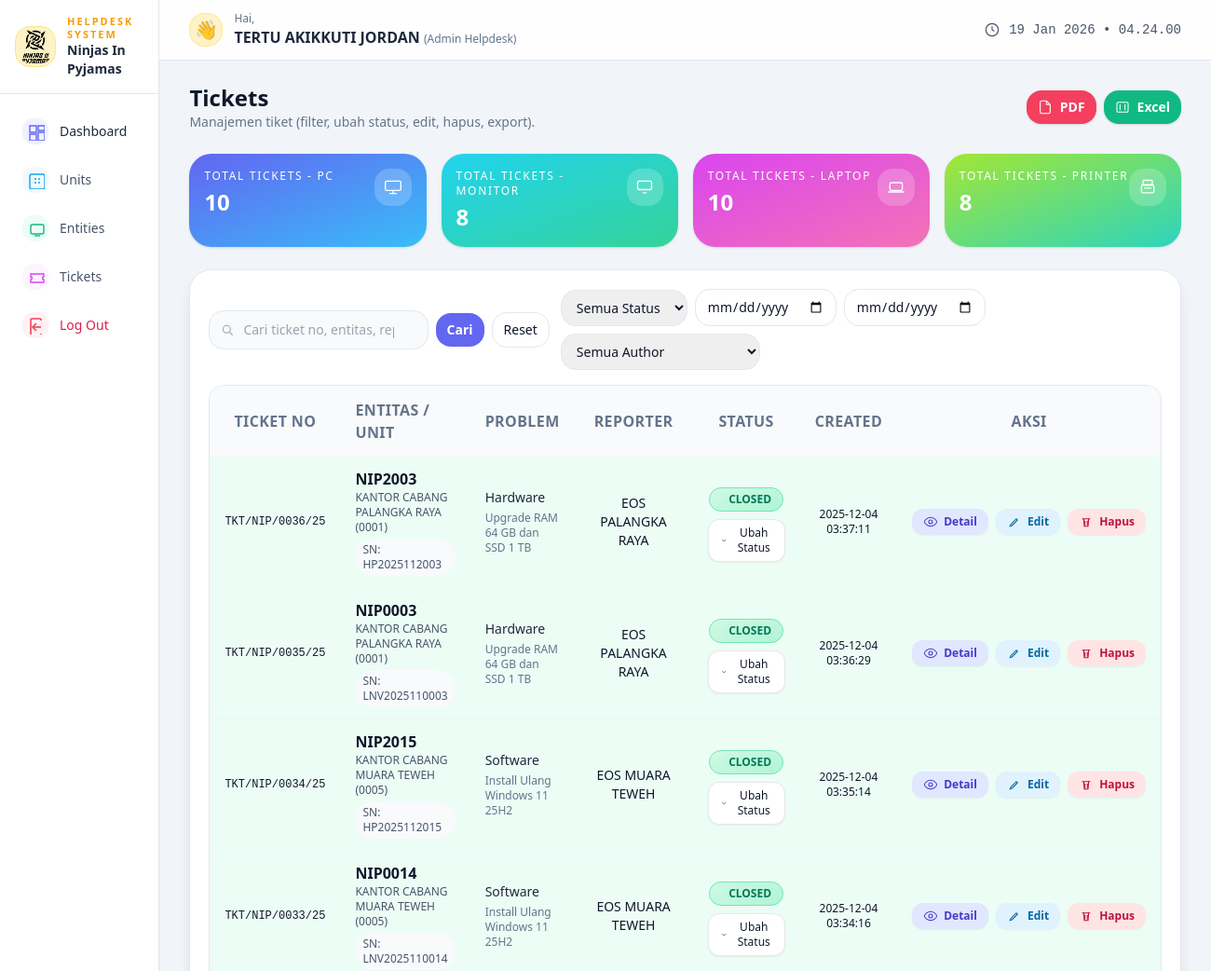
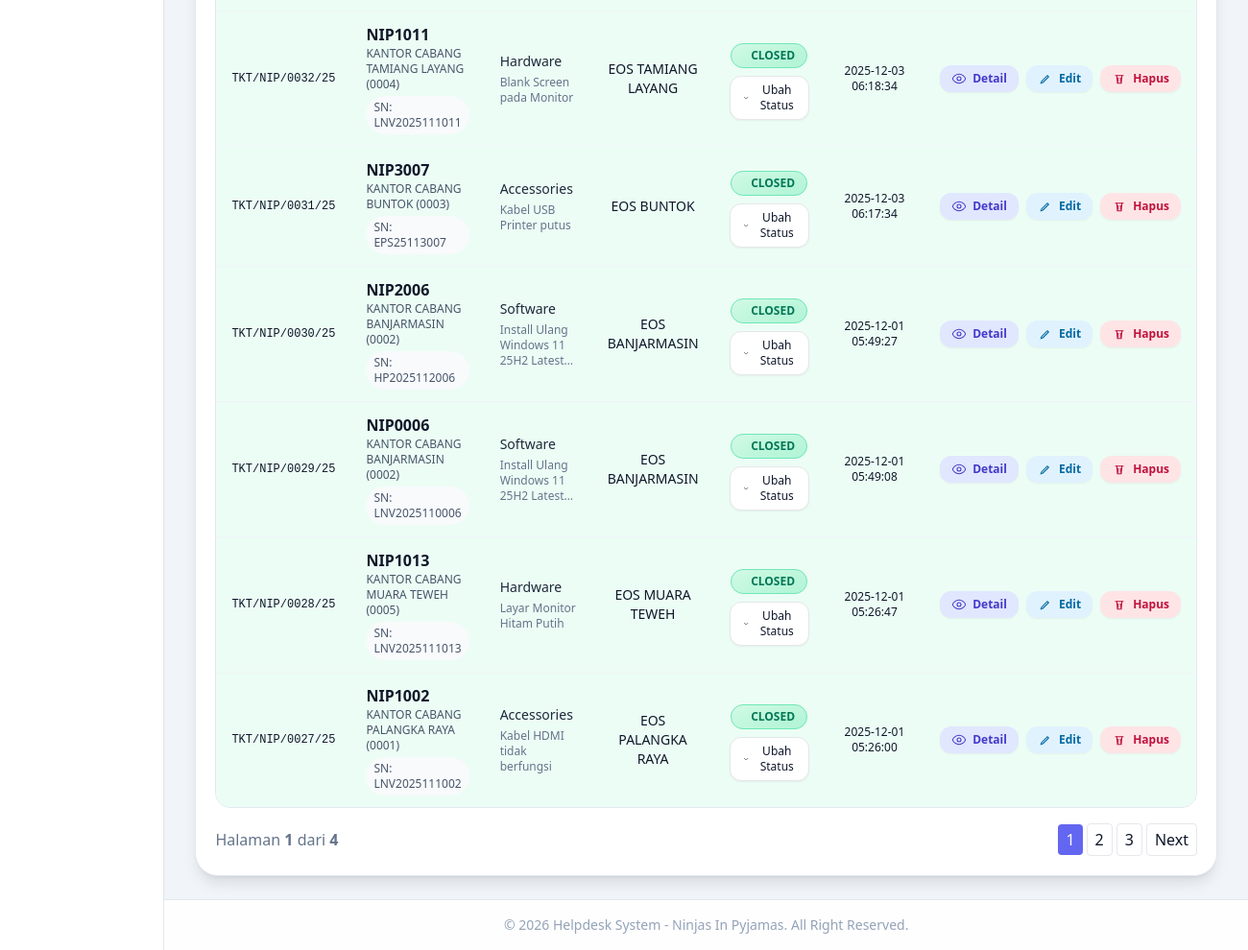
Screenshot of /admin/tickets.php (signed in) with the database file from the repository (2 pictures, top to bottom).
### tables this page shows
CREATE TABLE `tickets` (
  `id` int(10) UNSIGNED NOT NULL,
  `ticket_no` varchar(40) NOT NULL,
  `reporter_id` int(10) UNSIGNED NOT NULL,
  `unit_id` int(10) UNSIGNED NOT NULL,
  `entity_id` int(10) UNSIGNED NOT NULL,
  `problem_type` enum('software','hardware','internet','accessories') NOT NULL,
  `problem_detail` text NOT NULL,
  `phone_number` varchar(30) DEFAULT NULL,
  `status` enum('open','waiting','confirmed','closed','cancelled') NOT NULL DEFAULT 'open',
  `action_taken` text DEFAULT NULL,
  `close_remarks` text DEFAULT NULL,
  `close_date` datetime DEFAULT NULL,
  `created_at` timestamp NOT NULL DEFAULT current_timestamp(),
  `updated_at` timestamp NOT NULL DEFAULT current_timestamp() ON UPDATE current_timestamp()
);

CREATE TABLE `entities` (
  `id` int(10) UNSIGNED NOT NULL,
  `unit_id` int(10) UNSIGNED NOT NULL,
  `nama_pengguna` varchar(150) DEFAULT NULL,
  `nama_entitas` varchar(200) NOT NULL,
  `serial_number` varchar(150) DEFAULT NULL,
  `tipe_entitas` varchar(100) DEFAULT NULL,
  `brand` varchar(100) DEFAULT NULL,
  `jumlah_ticket` int(10) UNSIGNED NOT NULL DEFAULT 0,
  `created_at` timestamp NOT NULL DEFAULT current_timestamp(),
  `updated_at` timestamp NOT NULL DEFAULT current_timestamp() ON UPDATE current_timestamp()
);

CREATE TABLE `units` (
  `id` int(10) UNSIGNED NOT NULL,
  `unit_id` varchar(50) NOT NULL,
  `nama_unit` varchar(200) NOT NULL,
  `alamat` text DEFAULT NULL,
  `kab_kota` varchar(100) DEFAULT NULL,
  `provinsi` varchar(100) DEFAULT NULL,
  `tat_target` int(10) UNSIGNED DEFAULT NULL,
  `entity_count` int(10) UNSIGNED NOT NULL DEFAULT 0,
  `created_at` timestamp NOT NULL DEFAULT current_timestamp(),
  `updated_at` timestamp NOT NULL DEFAULT current_timestamp() ON UPDATE current_timestamp()
);

CREATE TABLE `users` (
  `id` int(10) UNSIGNED NOT NULL,
  `fullname` varchar(150) NOT NULL,
  `username` varchar(80) NOT NULL,
  `password` varchar(255) NOT NULL,
  `role` enum('admin','project','engineer') NOT NULL DEFAULT 'engineer',
  `status` tinyint(1) NOT NULL DEFAULT 1,
  `created_at` timestamp NOT NULL DEFAULT current_timestamp(),
  `updated_at` timestamp NOT NULL DEFAULT current_timestamp() ON UPDATE current_timestamp()
);

### public/admin/tickets.php (the view, shortened to what the rows shown need)
<?php
$pdo = db();
$page = max(1, (int)($_GET['page'] ?? 1));
$perPage = 10;
$fromSql = "FROM tickets t
    LEFT JOIN users u_reporter ON t.reporter_id = u_reporter.id
    LEFT JOIN entities e ON t.entity_id = e.id
    LEFT JOIN units un ON t.unit_id = un.id
    WHERE 1=1
";
$offset = ($page - 1) * $perPage;
$dataSql = "SELECT
    t.id, t.ticket_no, t.reporter_id, t.problem_type, t.problem_detail, t.phone_number,
    t.status, t.action_taken, t.close_remarks, t.close_date, t.created_at,
    u_reporter.fullname AS reporter_name,
    e.nama_entitas, e.tipe_entitas, e.brand, e.serial_number,
    un.unit_id AS unit_kode, un.nama_unit AS unit_nama
    " . $fromSql . "
    ORDER BY t.created_at DESC
    LIMIT :limit OFFSET :offset
";
$dataStmt = $pdo->prepare($dataSql);
$dataStmt->bindValue(':limit', $perPage, PDO::PARAM_INT);
$dataStmt->bindValue(':offset', $offset, PDO::PARAM_INT);
$dataStmt->execute();
$tickets = $dataStmt->fetchAll();
?>
<!DOCTYPE html>
<html lang="id">
<head>
    <script src="https://cdn.tailwindcss.com"></script>
</head>
<body class="min-h-screen bg-slate-100 text-slate-900 antialiased">
<div class="min-h-screen flex">
    <div class="flex-1 flex flex-col">
        <main class="flex-1 px-4 md:px-6 lg:px-8 py-6 space-y-6 fade-in-soft-delayed">
            <div class="flex items-center justify-between gap-4">
                <div>
                    <h1 class="text-xl md:text-2xl font-semibold">Tickets</h1>
                </div>
            </div>
            <section class="bg-white rounded-3xl shadow-lg border border-slate-200 p-4 md:p-5 space-y-4 fade-in-soft">
                <div class="overflow-x-auto rounded-2xl border border-slate-200">
                    <table class="min-w-full text-sm md:text-base">
                        <thead class="bg-slate-50">
                        <tr class="text-left text-slate-500 uppercase tracking-wide">
                            <th class="px-4 py-3.5 text-center">Ticket No</th>
                            <th class="px-4 py-3.5">Entitas / Unit</th>
                            <th class="px-4 py-3.5">Problem</th>
                            <th class="px-4 py-3.5 text-center">Reporter</th>
                            <th class="px-4 py-3.5 text-center">Status</th>
                            <th class="px-4 py-3.5 text-center">Created</th>
                            <th class="px-4 py-3.5 text-center">Aksi</th>
                        </tr>
                        </thead>
                        <tbody class="divide-y divide-slate-100">
                        <?php if (empty($tickets)): ?>
                            <tr><td colspan="7" class="px-4 py-6 text-center text-slate-500">Belum ada tiket yang sesuai filter.</td></tr>
                        <?php else: ?>
                            <?php
                            $glossyMap = [
                                'open'      => 'from-indigo-100 to-indigo-200 text-indigo-700 border-indigo-300',
                                'waiting'   => 'from-amber-100 to-amber-200 text-amber-700 border-amber-300',
                                'confirmed' => 'from-sky-100 to-sky-200 text-sky-700 border-sky-300',
                                'closed'    => 'from-emerald-100 to-emerald-200 text-emerald-700 border-emerald-300',
                                'cancelled' => 'from-rose-100 to-rose-200 text-rose-700 border-rose-300',
                            ];
                            $rowHighlight = [
                                'open'      => 'bg-amber-50 status-row-highlight',
                                'waiting'   => 'bg-amber-50 status-row-highlight',
                                'confirmed' => 'bg-sky-50 status-row-highlight',
                                'closed'    => 'bg-emerald-50 status-row-highlight',
                                'cancelled' => 'bg-rose-50 status-row-highlight',
                            ];
                            ?>
                            <?php foreach ($tickets as $row): ?>
                                <?php $status = $row['status'] ?? ''; ?>
                                <tr class="<?= htmlspecialchars($rowHighlight[$status] ?? '', ENT_QUOTES, 'UTF-8'); ?> hover:bg-white transition">
                                    <td class="px-4 py-3 text-center font-mono text-xs"><?= htmlspecialchars($row['ticket_no'], ENT_QUOTES, 'UTF-8'); ?></td>
                                    <td class="px-4 py-3">
                                        <div class="font-semibold"><?= htmlspecialchars($row['nama_entitas'] ?? '-', ENT_QUOTES, 'UTF-8'); ?></div>
                                        <div class="text-xs text-slate-600">
                                            <?= htmlspecialchars($row['unit_nama'] ? $row['unit_nama'] . " ({$row['unit_kode']})" : '-', ENT_QUOTES, 'UTF-8'); ?>
                                            <?php if (!empty($row['serial_number'])): ?>
                                                <div class="inline-block mt-1 px-2 py-1 bg-slate-50 rounded-full text-xs text-slate-600">
                                                    SN: <?= htmlspecialchars($row['serial_number'], ENT_QUOTES, 'UTF-8'); ?>
                                                </div>
                                            <?php endif; ?>
                                        </div>
                                    </td>
                                    <td class="px-4 py-3 max-w-md">
                                        <div class="text-sm text-slate-800 font-medium"><?= htmlspecialchars(ucfirst($row['problem_type']), ENT_QUOTES, 'UTF-8'); ?></div>
                                        <div class="text-xs text-slate-500 mt-1 line-clamp-3"><?= nl2br(htmlspecialchars(substr($row['problem_detail'],0,400), ENT_QUOTES, 'UTF-8')); ?></div>
                                    </td>
                                    <td class="px-4 py-3 text-center">
                                        <div class="text-sm font-medium"><?= htmlspecialchars($row['reporter_name'] ?? '-', ENT_QUOTES, 'UTF-8'); ?></div>
                                    </td>
                                    <td class="px-4 py-3 text-center">
                                        <?php
                                            $cls = $glossyMap[$status] ?? 'from-slate-100 to-slate-200 text-slate-700 border-slate-300';
                                        ?>
                                        <span class="inline-flex items-center gap-2 px-3 py-1 rounded-full bg-gradient-to-br <?= $cls; ?> border glossy-border text-xs font-semibold">
                                            <span><?= strtoupper(htmlspecialchars($status, ENT_QUOTES, 'UTF-8')); ?></span>
                                        </span>
                                        <div class="mt-2 inline-block relative">
                                            <button data-id="<?= (int)$row['id']; ?>" class="btn-change-status inline-flex items-center gap-2 px-3 py-1.5 rounded-xl border text-xs bg-white shadow-sm hover:shadow-md transition">
                                                <svg xmlns="http://www.w3.org/2000/svg" class="w-3.5 h-3.5" viewBox="0 0 24 24" fill="none"><path d="M6 9l6 6 6-6" stroke="currentColor" stroke-width="1.6"/></svg>
                                                <span>Ubah Status</span>
                                            </button>
                                        </div>
                                    </td>
                                                                        <td class="px-4 py-3 text-center text-xs"><?= htmlspecialchars($row['created_at'], ENT_QUOTES, 'UTF-8'); ?></td>
                                    <td class="px-4 py-3 text-center">
                                        <div class="inline-flex items-center gap-2">
                                        <a href="tickets_detail.php?id=<?= (int)$row['id']; ?>"
                                           class="inline-flex items-center gap-1.5 px-3 py-1.5 rounded-xl
                                                  bg-indigo-100 text-indigo-700 text-xs font-semibold
                                                  hover:bg-indigo-200 shadow-sm hover:shadow-md transition">
                                            <svg xmlns="http://www.w3.org/2000/svg" class="w-4 h-4"
                                                 viewBox="0 0 24 24" fill="none">
                                                <path d="M12 5C7 5 2.7 9 2 12c.7 3 5 7 10 7s9.3-4 10-7c-.7-3-5-7-10-7Z"
                                                      stroke="currentColor" stroke-width="1.6"/>
                                                <circle cx="12" cy="12" r="3"
                                                        stroke="currentColor" stroke-width="1.6"/>
                                            </svg>
                                            Detail
                                        </a>
                                        <a href="tickets_edit.php?id=<?= (int)$row['id']; ?>"
                                           class="inline-flex items-center gap-1.5 px-3 py-1.5 rounded-xl
                                                  bg-sky-100 text-sky-700 text-xs font-semibold
                                                  hover:bg-sky-200 shadow-sm hover:shadow-md transition">
                                            <svg xmlns="http://www.w3.org/2000/svg" class="w-4 h-4"
                                                 viewBox="0 0 24 24" fill="none">
                                                <path d="M5 19L6 16L15 7L17 9L8 18L5 19Z"
                                                      stroke="currentColor" stroke-width="1.6"/>
                                            </svg>
                                            Edit
                                        </a>
                                        <button type="button"
                                            data-id="<?= (int)$row['id']; ?>"
                                            data-ticket="<?= htmlspecialchars($row['ticket_no'], ENT_QUOTES, 'UTF-8'); ?>"
                                            class="btn-delete inline-flex items-center gap-1.5 px-3 py-1.5 rounded-xl
                                                   bg-rose-100 text-rose-700 text-xs font-semibold
                                                   hover:bg-rose-200 shadow-sm hover:shadow-md transition">
                                            Hapus
                                        </button>
                                        </div>
                                    </td>
                                </tr>
                            <?php endforeach; ?>
                        <?php endif; ?>
                        </tbody>
                    </table>
                </div>
            </section>
        </main>
    </div>
</div>
</body>
</html>

### rows the page displays
tickets: ticket_no "TKT/NIP/0036/25", entity.nama_entitas "NIP2003", unit.unit_id "KANTOR CABANG PALANGKA RAYA (0001)", entity.serial_number "HP2025112003", problem_type "Hardware", problem_detail "Upgrade RAM 64 GB dan SSD 1 TB", reporter.fullname "EOS PALANGKA RAYA", status "CLOSED", created_at "2025-12-04 03:37:11"
tickets: ticket_no "TKT/NIP/0035/25", entity.nama_entitas "NIP0003", unit.unit_id "KANTOR CABANG PALANGKA RAYA (0001)", entity.serial_number "LNV2025110003", problem_type "Hardware", problem_detail "Upgrade RAM 64 GB dan SSD 1 TB", reporter.fullname "EOS PALANGKA RAYA", status "CLOSED", created_at "2025-12-04 03:36:29"
tickets: ticket_no "TKT/NIP/0034/25", entity.nama_entitas "NIP2015", unit.unit_id "KANTOR CABANG MUARA TEWEH (0005)", entity.serial_number "HP2025112015", problem_type "Software", problem_detail "Install Ulang Windows 11 25H2", reporter.fullname "EOS MUARA TEWEH", status "CLOSED", created_at "2025-12-04 03:35:14"
tickets: ticket_no "TKT/NIP/0033/25", entity.nama_entitas "NIP0014", unit.unit_id "KANTOR CABANG MUARA TEWEH (0005)", entity.serial_number "LNV2025110014", problem_type "Software", problem_detail "Install Ulang Windows 11 25H2", reporter.fullname "EOS MUARA TEWEH", status "CLOSED", created_at "2025-12-04 03:34:16"
tickets: ticket_no "TKT/NIP/0032/25", entity.nama_entitas "NIP1011", unit.unit_id "KANTOR CABANG TAMIANG LAYANG (0004)", entity.serial_number "LNV2025111011", problem_type "Hardware", problem_detail "Blank Screen pada Monitor", reporter.fullname "EOS TAMIANG LAYANG", status "CLOSED", created_at "2025-12-03 06:18:34"
tickets: ticket_no "TKT/NIP/0031/25", entity.nama_entitas "NIP3007", unit.unit_id "KANTOR CABANG BUNTOK (0003)", entity.serial_number "EPS25113007", problem_type "Accessories", problem_detail "Kabel USB Printer putus", reporter.fullname "EOS BUNTOK", status "CLOSED", created_at "2025-12-03 06:17:34"
tickets: ticket_no "TKT/NIP/0030/25", entity.nama_entitas "NIP2006", unit.unit_id "KANTOR CABANG BANJARMASIN (0002)", entity.serial_number "HP2025112006", problem_type "Software", problem_detail "Install Ulang Windows 11 25H2…", reporter.fullname "EOS BANJARMASIN", status "CLOSED", created_at "2025-12-01 05:49:27"
tickets: ticket_no "TKT/NIP/0029/25", entity.nama_entitas "NIP0006", unit.unit_id "KANTOR CABANG BANJARMASIN (0002)", entity.serial_number "LNV2025110006", problem_type "Software", problem_detail "Install Ulang Windows 11 25H2…", reporter.fullname "EOS BANJARMASIN", status "CLOSED", created_at "2025-12-01 05:49:08"
tickets: ticket_no "TKT/NIP/0028/25", entity.nama_entitas "NIP1013", unit.unit_id "KANTOR CABANG MUARA TEWEH (0005)", entity.serial_number "LNV2025111013", problem_type "Hardware", problem_detail "Layar Monitor Hitam Putih", reporter.fullname "EOS MUARA TEWEH", status "CLOSED", created_at "2025-12-01 05:26:47"
tickets: ticket_no "TKT/NIP/0027/25", entity.nama_entitas "NIP1002", unit.unit_id "KANTOR CABANG PALANGKA RAYA (0001)", entity.serial_number "LNV2025111002", problem_type "Accessories", problem_detail "Kabel HDMI tidak berfungsi", reporter.fullname "EOS PALANGKA RAYA", status "CLOSED", created_at "2025-12-01 05:26:00"

### other values shown
$fullname "TERTU AKIKKUTI JORDAN"
$roleLabel "Admin Helpdesk"
$totalPc "10"
$totalMonitor "8"
$totalLaptop "10"
$totalPrinter "8"
$page "1"
$totalPages "4"
